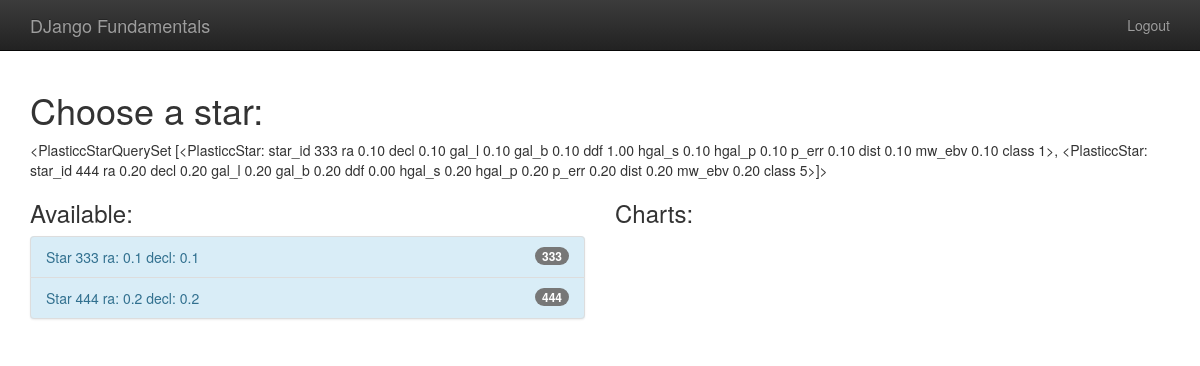
/player/pick_star/ (signed in), run on an earlier commit of the app's database.
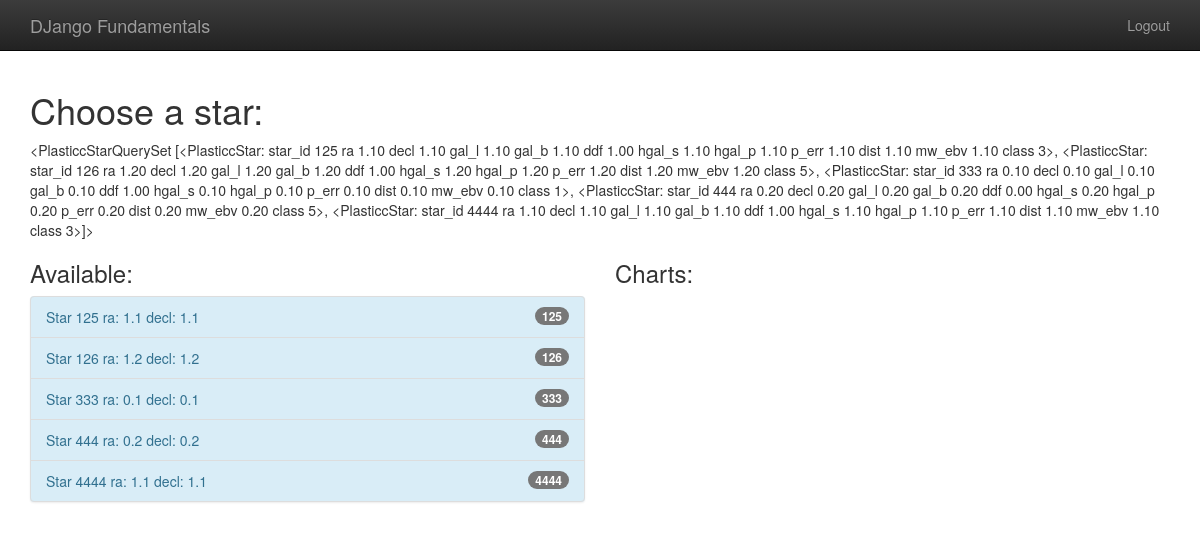
And on a later commit of the database.
### app_gameplay/models.py (models this page shows)
class PlasticcStar(models.Model):
    objects = PlasticcStarQuerySet.as_manager()
    star_id = models.IntegerField(primary_key=True)
    ra = models.FloatField()
    decl = models.FloatField()
    gal_l = models.FloatField()
    gal_b = models.FloatField()
    ddf = models.BooleanField()
    hostgal_specz = models.FloatField()
    hostgal_photoz = models.FloatField()
    hostgal_photoz_err = models.FloatField()
    distmod = models.FloatField()
    MWEBV = models.FloatField()
    target = models.SmallIntegerField(
        validators=[MinValueValidator(0), MaxValueValidator(5)])
    def __str__(self):
        msg = ' star_id ' + fmt_starid
        msg += ' ra ' + fmt_f
        msg += ' decl ' + fmt_f
        msg += ' gal_l ' + fmt_f
        msg += ' gal_b ' + fmt_f
        msg += ' ddf ' + fmt_f
        msg += ' hgal_s ' + fmt_f
        msg += ' hgal_p ' + fmt_f
        msg += ' p_err ' + fmt_f
        msg += ' dist ' + fmt_f
        msg += ' mw_ebv ' + fmt_f
        msg += ' class ' + fmt_is
        return msg.format(
            self.star_id,
            self.ra,
            self.decl,
            self.gal_l,
            self.gal_b,
            self.ddf,
            self.hostgal_specz,
            self.hostgal_photoz,
            self.hostgal_photoz_err,
            self.distmod,
            self.MWEBV,
            self.target)

### app_player/views.py (the view, shortened to what this page needs)
@login_required
def pick_star(request):
    chooser_list_size = 2
    qs_star = PlasticcStar.objects.random_set(chooser_list_size)
    return render(
            request=request,
            template_name="app_player/pick_staaar.html",
            context={
                'qs_star': qs_star
                }
    )

### app_gameplay/models.py (called while the page is built)
    def random_set(self, num):
        return self.all()

### templates/app_player/pick_staaar.html (shortened to what this page needs)
{% extends "base.html" %}
{% block content %}
<h1>
    Choose a star:
</h1>
{{ qs_star }}
<br>
<div class='row'>
    <div class='col-md-6'>
        <h3>Available:</h3>
        <div class="list-group bg-info">
            {% for star in qs_star %}
            <a class="list-group-item list-group-item-info" href="{% url 'new_bet' id=star.star_id %}">
                Star {{ star.star_id }} ra: {{ star.ra }} decl: {{ star.decl }}
                <span class="badge">{{ star.star_id }}</span>
            </a>
            {% endfor %}
        </div>
    </div>
    <div class='col-md-6'>
        <h3>Charts:</h3>
    </div>
</div>
{% endblock %}

What changed in the data, as far as the page shows it:
added PlasticcStar: star_id+ra+decl "<PlasticcStarQuerySet [<PlasticcStar: star_id 125 ra 1.10 decl 1.10 gal_l 1.10 gal_b 1.10 ddf 1.00 hgal_s 1.10 hgal_p 1.10 p_err 1.10 dist 1.10 mw_ebv 1.10 class 3>, <PlasticcStar: star_id 126 ra 1.20 decl 1.20 gal_l 1.20 gal_b 1.20 ddf 1.00 hgal_s 1.20 hgal_p 1.20 p_err 1.20 dist 1.20 mw_ebv 1.20 class 5>, <PlasticcStar: star_id 333 ra 0.10 decl 0.10 gal_l 0.10 gal_b 0.10 ddf 1.00 hgal_s 0.10 hgal_p 0.10 p_err 0.10 dist 0.10 mw_ebv 0.10 class 1>, <PlasticcStar: star_id 444 ra 0.20 decl 0.20 gal_l 0.20 gal_b 0.20 ddf 0.00 hgal_s 0.20 hgal_p 0.20 p_err 0.20 dist 0.20 mw_ebv 0.20 class 5>, <PlasticcStar: star_id 4444 ra 1.10 decl 1.10 gal_l 1.10 gal_b 1.10 ddf 1.00 hgal_s 1.10 hgal_p 1.10…", star_id "125", ra "1.1", decl "1.1"
added PlasticcStar: star_id "126", ra "1.2", decl "1.2"
added PlasticcStar: star_id "4444", ra "1.1", decl "1.1"
Also different on the page:
{{ qs_star }}: "<PlasticcStarQuerySet [<PlasticcStar: star_id 333 ra 0.10 decl 0.10 gal_l 0.10 gal_b 0.10 ddf 1.00 hgal_s 0.10 hgal_p 0.10 p_err 0.10 dist 0.10 mw_ebv 0.10 class 1>, <PlasticcStar: star_id 444 ra 0.20 decl 0.20 gal_l 0.20 gal_b 0.20 ddf 0.00 hgal_s 0.20 hgal_p 0.20 p_err 0.20 dist 0.20 mw_ebv 0.20 class 5>]>" → "<PlasticcStarQuerySet [<PlasticcStar: star_id 125 ra 1.10 decl 1.10 gal_l 1.10 gal_b 1.10 ddf 1.00 hgal_s 1.10 hgal_p 1.10 p_err 1.10 dist 1.10 mw_ebv 1.10 class 3>, <PlasticcStar: star_id 126 ra 1.20 decl 1.20 gal_l 1.20 gal_b 1.20 ddf 1.00 hgal_s 1.20 hgal_p 1.20 p_err 1.20 dist 1.20 mw_ebv 1.20 class 5>, <PlasticcStar: star_id 333 ra 0.10 decl 0.10 gal_l 0.10 gal_b 0.10 ddf 1.00 hgal_s 0.10 hgal_p 0.10 p_err 0.10 dist 0.10 mw_ebv 0.10 class 1>, <PlasticcStar: star_id 444 ra 0.20 decl 0.20 gal_l 0.20 gal_b 0.20 ddf 0.00 hgal_s 0.20 hgal_p 0.20 p_err 0.20 dist 0.20 mw_ebv 0.20 class 5>, <PlasticcStar: star_id 4444 ra 1.10 decl 1.10 gal_l 1.10 gal_b 1.10 ddf 1.00 hgal_s 1.10 hgal_p 1.10…"
